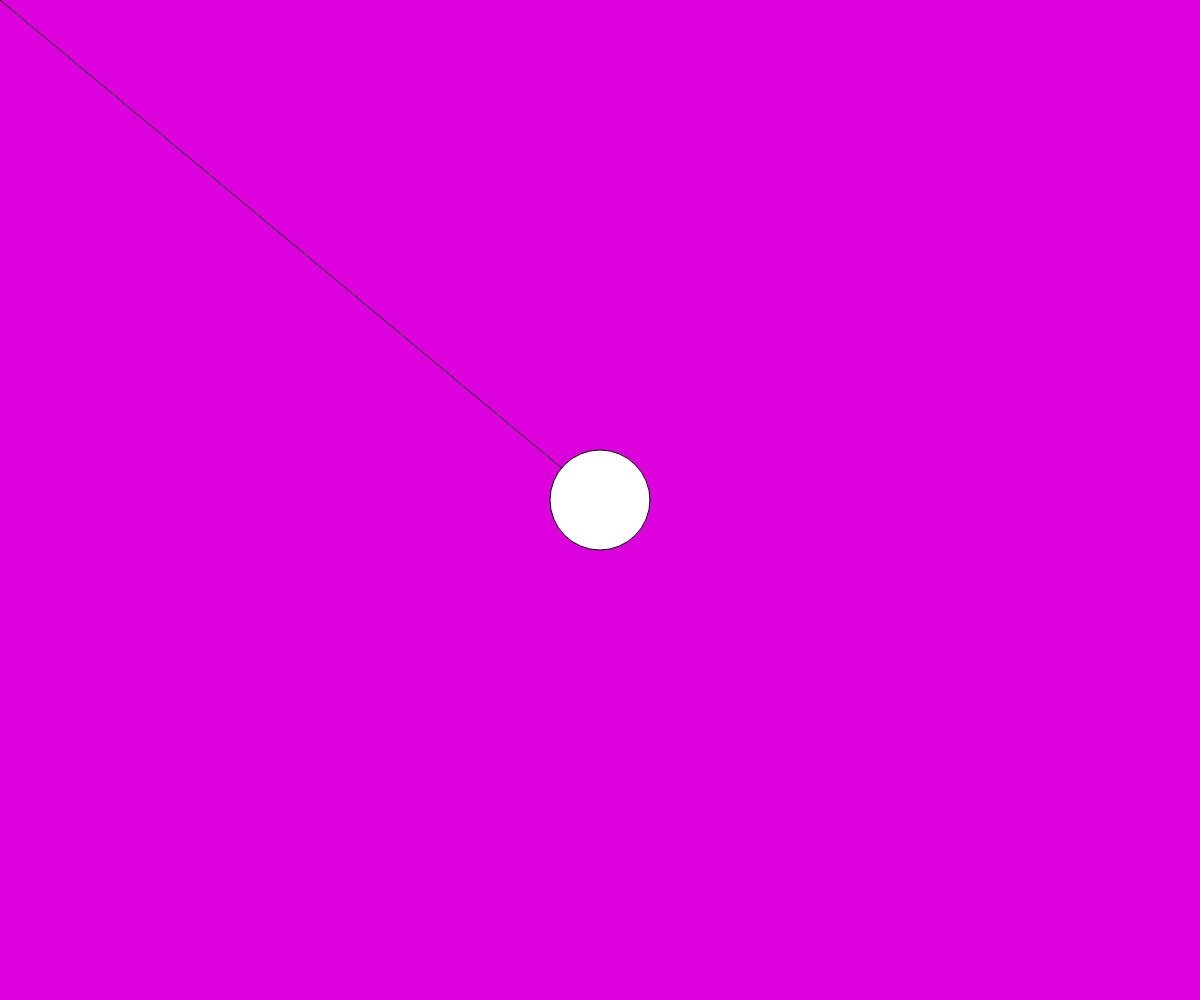
Frame 1 (no input)
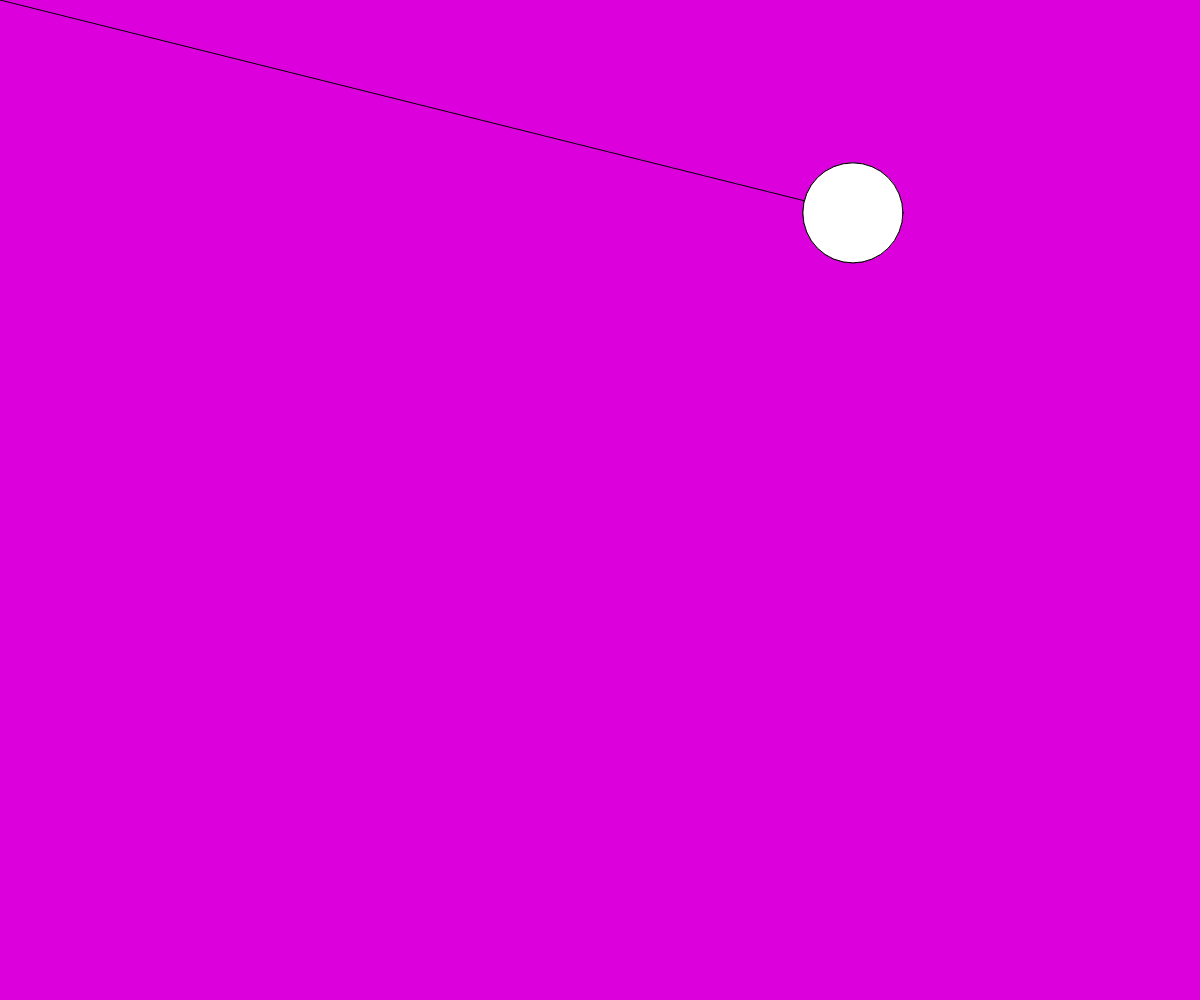
Frame 60 (no input)
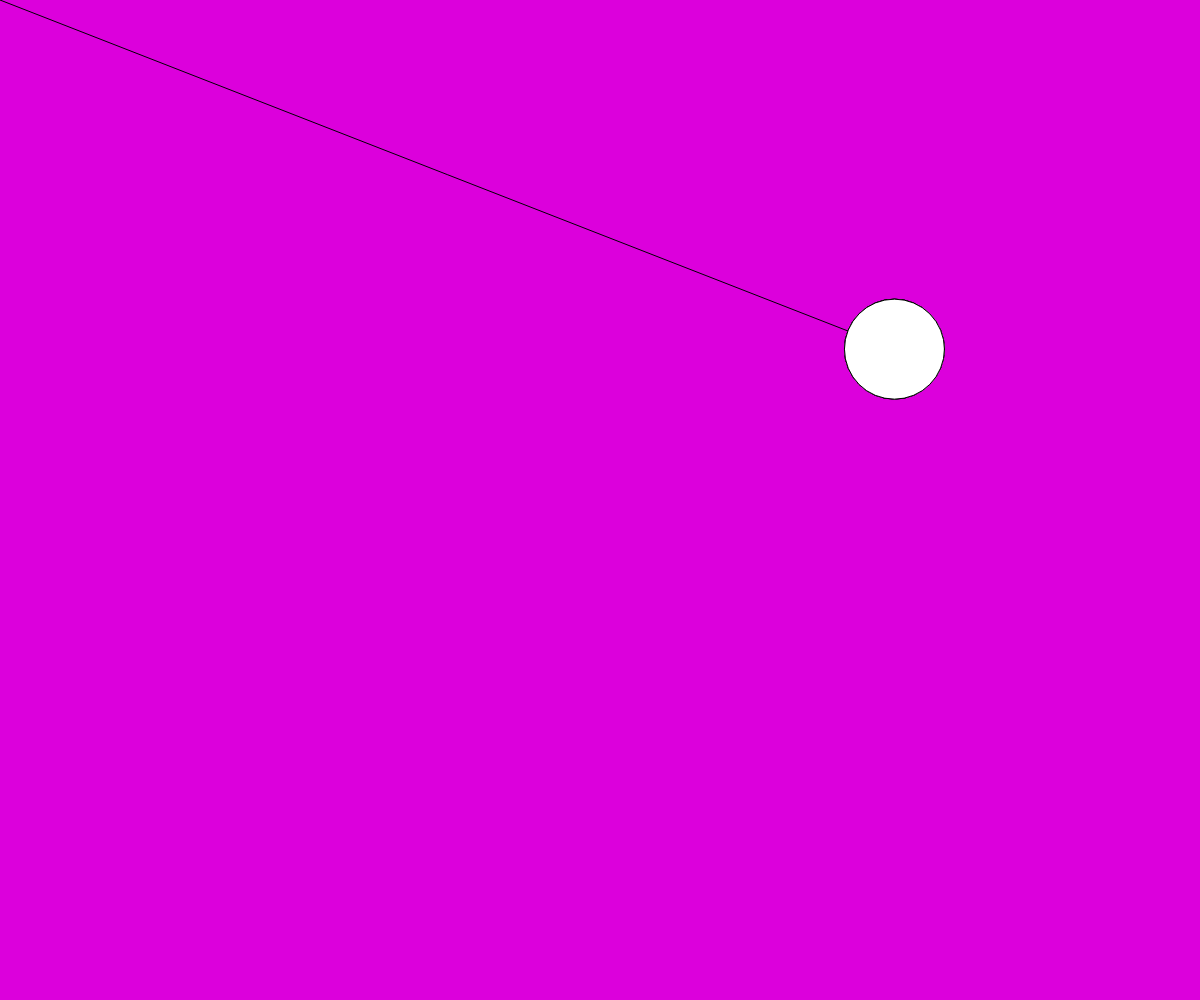
Frame 120 (the mouse pressed at the canvas centre since frame 60)

The p5.js sketch that drew these frames (run headless with seeded random() and noise() and a simulated clock; from frame 60 on, the mouse is pressed at the canvas centre):

// p5.js sketch
// ── sketch.js
// タカハトゲームのシミュレータ
const STEP = 30;
//const R = 50;
const R = 10;
const MAX_WAIT = 30;

let creature;

function setup() {
  createCanvas(windowWidth, windowHeight);
  creature = new Creature();
}

function draw() {
  background(255);
  creature.move();
  creature.draw();
}

// ── lib.js
function easing(x) {
  return sqrt(1 - (x - 1) ** 2);
}

class Creature {
  constructor() {
    // 画面中央
    this.p = createVector(windowWidth / 2, windowHeight / 2);
    this.path = [];
    this.wait = [];
  }
  move() {
    if (this.path.length > 0) {
      // １フレーム移動
      this.p = this.path.shift();
      this.wait.push(this.p);
    } else if (this.wait.length > 0) {
      // その場で待つ
      this.wait.shift();
    } else {
      // STEPフレームの移動を決める
      const x = random(R, windowWidth - R);
      const y = random(R, windowHeight - R);
      const q = createVector(x, y);
      for (let i = 1; i <= STEP; i++) {
        const x = i / STEP;
        this.path.push(p5.Vector.lerp(this.p, q, easing(x)));
      }
    }
  }
  draw() {
    background(220,0,220);
    line(0, 0, this.p.x, this.p.y);
    for (const w of this.wait) {
      circle(w.x, w.y, 100);
    }
    circle(this.p.x, this.p.y, 100);
  }
}
